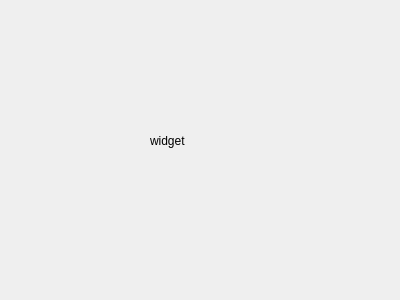
<?xml version="1.0" encoding="UTF-8"?>
<ui version="4.0">
 <class>Form</class>
 <widget class="QWidget" name="Form">
  <property name="geometry">
   <rect>
    <x>0</x>
    <y>0</y>
    <width>400</width>
    <height>300</height>
   </rect>
  </property>
  <property name="windowTitle">
   <string>Form</string>
  </property>
  <widget class="QLabel" name="label">
   <property name="geometry">
    <rect>
     <x>150</x>
     <y>120</y>
     <width>81</width>
     <height>41</height>
    </rect>
   </property>
   <property name="text">
    <string>widget</string>
   </property>
  </widget>
 </widget>
 <resources/>
 <connections/>
</ui>
